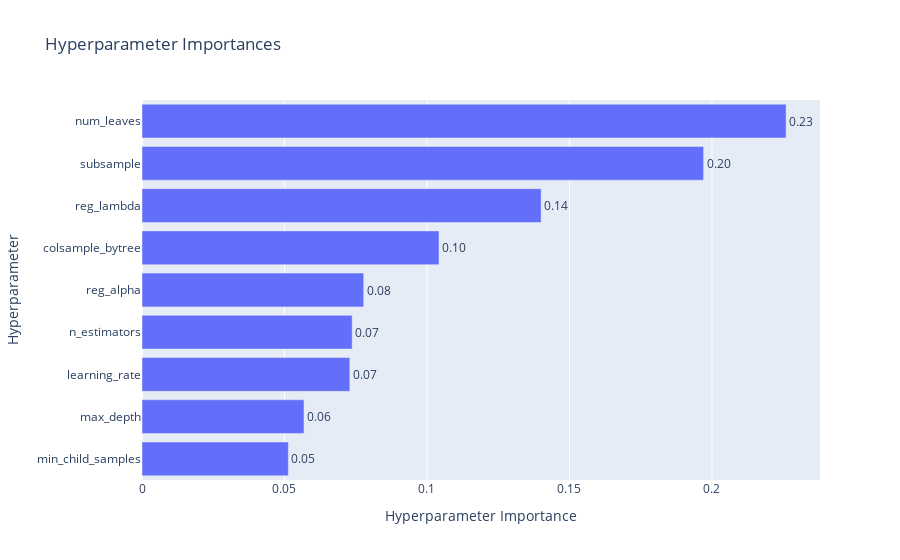
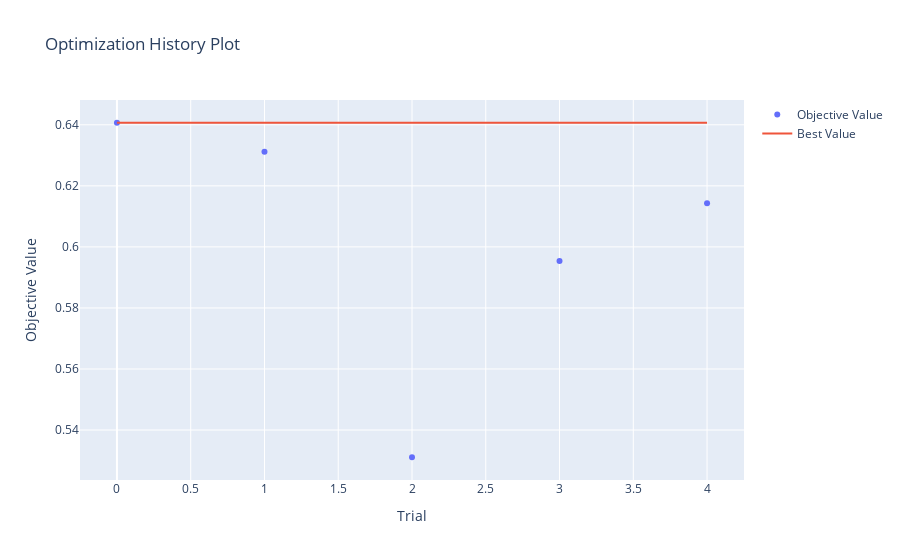

The cell these charts' notebook holds for them, in order:
### Code cell
# Run the experiment for LightGBM
run_optuna_experiment()

### Figure 1 — Plotly figure (JSON) as saved in the notebook; plotly's stock layout.template omitted (floating-point values rounded to 4 significant figures)
{"data": [{"cliponaxis": false, "hovertemplate": ["min_child_samples (IntDistribution): 0.05135480798222078<extra></extra>", "max_depth (IntDistribution): 0.0568402630418702<extra></extra>", "learning_rate (FloatDistribution): 0.07292311017911492<extra></extra>", "n_estimators (IntDistribution): 0.07374229940693214<extra></extra>", "reg_alpha (FloatDistribution): 0.07779579071523014<extra></extra>", "colsample_bytree (FloatDistribution): 0.10421690452174819<extra></extra>", "reg_lambda (FloatDistribution): 0.14005187795149462<extra></extra>", "subsample (FloatDistribution): 0.1970640924682634<extra></extra>", "num_leaves (IntDistribution): 0.22601085373312557<extra></extra>"], "name": "Objective Value", "orientation": "h", "text": ["0.05", "0.06", "0.07", "0.07", "0.08", "0.10", "0.14", "0.20", "0.23"], "textposition": "outside", "type": "bar", "x": [0.05135, 0.05684, 0.07292, 0.07374, 0.0778, 0.1042, 0.1401, 0.1971, 0.226], "y": ["min_child_samples", "max_depth", "learning_rate", "n_estimators", "reg_alpha", "colsample_bytree", "reg_lambda", "subsample", "num_leaves"]}], "layout": {"title": {"text": "Hyperparameter Importances"}, "xaxis": {"title": {"text": "Hyperparameter Importance"}}, "yaxis": {"title": {"text": "Hyperparameter"}}}}

### Figure 2 — Plotly figure (JSON) as saved in the notebook; plotly's stock layout.template omitted (floating-point values rounded to 4 significant figures)
{"data": [{"mode": "markers", "name": "Objective Value", "type": "scatter", "x": [0, 1, 2, 3, 4], "y": [0.6407, 0.6312, 0.5311, 0.5954, 0.6143]}, {"mode": "lines", "name": "Best Value", "type": "scatter", "x": [0, 1, 2, 3, 4], "y": [0.6407, 0.6407, 0.6407, 0.6407, 0.6407]}, {"marker": {"color": "#cccccc"}, "mode": "markers", "name": "Infeasible Trial", "showlegend": false, "type": "scatter", "x": [], "y": []}], "layout": {"title": {"text": "Optimization History Plot"}, "xaxis": {"title": {"text": "Trial"}}, "yaxis": {"title": {"text": "Objective Value"}}}}
